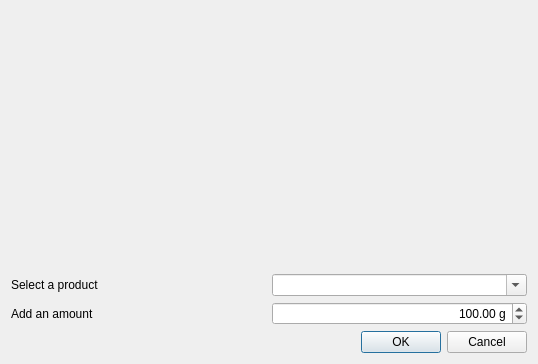
<?xml version="1.0" encoding="UTF-8"?>
<ui version="4.0">
 <class>frmMealsAdd</class>
 <widget class="QDialog" name="frmMealsAdd">
  <property name="windowModality">
   <enum>Qt::WindowModal</enum>
  </property>
  <property name="geometry">
   <rect>
    <x>0</x>
    <y>0</y>
    <width>538</width>
    <height>364</height>
   </rect>
  </property>
  <property name="windowTitle">
   <string>Managing meals</string>
  </property>
  <property name="windowIcon">
   <iconset resource="../images/caloriestracker.qrc">
    <normaloff>:/caloriestracker/meals.svg</normaloff>:/caloriestracker/meals.svg</iconset>
  </property>
  <property name="modal">
   <bool>true</bool>
  </property>
  <layout class="QVBoxLayout" name="verticalLayout_2">
   <item>
    <layout class="QVBoxLayout" name="verticalLayout">
     <item>
      <widget class="QLabel" name="lblTitulo">
       <property name="font">
        <font>
         <pointsize>14</pointsize>
         <weight>75</weight>
         <bold>true</bold>
        </font>
       </property>
       <property name="styleSheet">
        <string notr="true">color: rgb(0, 128, 0);</string>
       </property>
       <property name="alignment">
        <set>Qt::AlignCenter</set>
       </property>
      </widget>
     </item>
     <item>
      <widget class="wdgDatetime" name="wdgDT" native="true"/>
     </item>
     <item>
      <layout class="QHBoxLayout" name="horizontalLayout_3">
       <item>
        <widget class="QLabel" name="label_2">
         <property name="text">
          <string>Select a product</string>
         </property>
        </widget>
       </item>
       <item>
        <widget class="QComboBox" name="cmbProducts">
         <property name="editable">
          <bool>true</bool>
         </property>
        </widget>
       </item>
      </layout>
     </item>
     <item>
      <layout class="QHBoxLayout" name="horizontalLayout">
       <item>
        <widget class="QLabel" name="label_3">
         <property name="text">
          <string>Add an amount</string>
         </property>
        </widget>
       </item>
       <item>
        <widget class="myQDoubleSpinBox" name="spnAmount">
         <property name="alignment">
          <set>Qt::AlignRight|Qt::AlignTrailing|Qt::AlignVCenter</set>
         </property>
         <property name="suffix">
          <string> g</string>
         </property>
         <property name="maximum">
          <double>1000000.000000000000000</double>
         </property>
         <property name="value">
          <double>100.000000000000000</double>
         </property>
        </widget>
       </item>
      </layout>
     </item>
     <item>
      <widget class="QDialogButtonBox" name="bb">
       <property name="standardButtons">
        <set>QDialogButtonBox::Cancel|QDialogButtonBox::Ok</set>
       </property>
      </widget>
     </item>
    </layout>
   </item>
  </layout>
 </widget>
 <customwidgets>
  <customwidget>
   <class>wdgDatetime</class>
   <extends>QWidget</extends>
   <header location="global">wdgDatetime</header>
   <container>1</container>
  </customwidget>
  <customwidget>
   <class>myQDoubleSpinBox</class>
   <extends>QDoubleSpinBox</extends>
   <header location="global">myqdoublespinbox.h</header>
  </customwidget>
 </customwidgets>
 <tabstops>
  <tabstop>cmbProducts</tabstop>
  <tabstop>spnAmount</tabstop>
 </tabstops>
 <resources>
  <include location="../images/caloriestracker.qrc"/>
 </resources>
 <connections/>
</ui>
